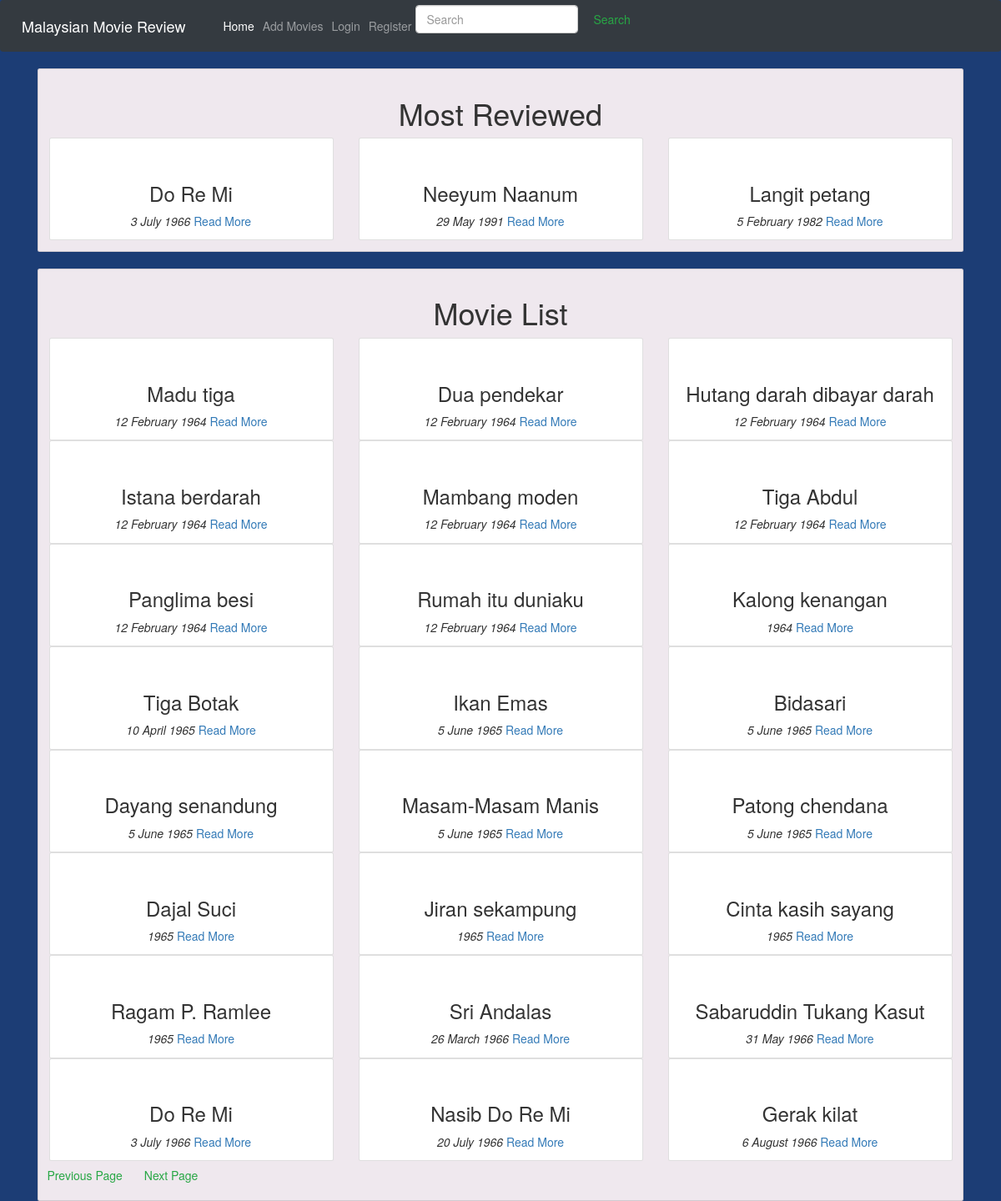
/?page=4, run on the app's committed database.
### main/models.py (models this page shows, shortened)
class Movie(models.Model):
    name = models.CharField(max_length=300)
    director = models.CharField(max_length=300)
    cast = models.CharField(max_length=300)
    description = models.TextField(max_length=5000)
    release_date = models.CharField(max_length=200)
    averageRating = models.FloatField(default=0)
    image = models.URLField(default=None, null=True)

### main/views.py (the view)
# urls.py: path('', views.home, name="home"),
def home(request):
    query = request.GET.get("title")
    allMovies = None
    banner = Movie.objects.all().filter(averageRating=8)[:3]
    if query:
        allMovies = Movie.objects.filter(name__icontains=query)
    else:
        allMovies = Movie.objects.all() # selct * from movie
    p = Paginator(allMovies, 24)
    page_num = request.GET.get('page', 1)
    try:
        page = p.page(page_num)
    except PageNotAnInteger:
        posts = p.page(1)
    except EmptPage:
        page = p.page(p.pnum_pages)
    context = {
        "movies": page,
        "banner": banner,
    }
    return render(request, 'main/index.html', context)

### main/templates/main/index.html (shortened to what this page needs)
{% extends 'main/base.html' %}
{% block content %}
<div class="container">
  <div class="card" id="backdrop">
  <div class="card-body">
    <div class="row justify-content-center">
      <h1>Most Reviewed</h1>
    </div>
    <div class="row">
        {% for movie in banner %}
        <div class="col-md-4">
            <div class="card">
                <div class="card-body">
                    <div class="text-center">
                    <h3 class="text-center">{{ movie.name }}</h3>
                    <i class="text-center">{{ movie.release_date}}</i>
                    <a href="{% url 'main:detail' movie.id %}">Read More</a>
                    </div>
                </div>
            </div>
        </div>
        {% endfor %}
    </div>
  </div>
</div>
</div>
<div class="container">
    <br>
    <div class="card" id="backdrop">
        <div class="card-body">
          <div class="row justify-content-center">
            <h1>Movie List</h1>
          </div>
            <div class="row">
                {% for movie in movies %}
                <div class="col-md-4">
                    <div class="card">
                        <div class="card-body">
                            <div class="text-center">
                            <h3 class="text-center">{{ movie.name }}</h3>
                            <i class="text-center">{{ movie.release_date}}</i>
                            <a href="{% url 'main:detail' movie.id %}">Read More</a>
                            </div>
                        </div>
                    </div>
                </div>
                {% endfor %}
                {% if movies.has_previous %}
                <a class="btn btn-outline-success my-2 my-sm-0" href="{% url 'main:home' %}?page={{movies.previous_page_number}}">Previous Page</a>
                {% endif %}
                {% if movies.has_next %}
                <a class="btn btn-outline-success my-2 my-sm-0" href="{% url 'main:home' %}?page={{movies.next_page_number}}">Next Page</a>
                {% endif %}
            </div>
        </div>
    </div>
</div>
{% endblock %}

### main/static/css/main.css (style rules this page uses)
body { background-color: #1c3d75; }
#backdrop { background-color: #efe8ee; }

### data on the page
Movie: name "Do Re Mi", release_date "3 July 1966"
Movie: name "Neeyum Naanum", release_date "29 May 1991"
Movie: name "Langit petang", release_date "5 February 1982"
Movie: name "Madu tiga", release_date "12 February 1964"
Movie: name "Dua pendekar", release_date "12 February 1964"
Movie: name "Hutang darah dibayar darah", release_date "12 February 1964"
Movie: name "Istana berdarah", release_date "12 February 1964"
Movie: name "Mambang moden", release_date "12 February 1964"
Movie: name "Tiga Abdul", release_date "12 February 1964"
Movie: name "Panglima besi", release_date "12 February 1964"
Movie: name "Rumah itu duniaku", release_date "12 February 1964"
Movie: name "Kalong kenangan", release_date "1964"
Movie: name "Tiga Botak", release_date "10 April 1965"
Movie: name "Ikan Emas", release_date "5 June 1965"
Movie: name "Bidasari", release_date "5 June 1965"
Movie: name "Dayang senandung", release_date "5 June 1965"
Movie: name "Masam-Masam Manis", release_date "5 June 1965"
Movie: name "Patong chendana", release_date "5 June 1965"
Movie: name "Dajal Suci", release_date "1965"
Movie: name "Jiran sekampung", release_date "1965"
Movie: name "Cinta kasih sayang", release_date "1965"
Movie: name "Ragam P. Ramlee", release_date "1965"
Movie: name "Sri Andalas", release_date "26 March 1966"
Movie: name "Sabaruddin Tukang Kasut", release_date "31 May 1966"
Movie: name "Nasib Do Re Mi", release_date "20 July 1966"
Movie: name "Gerak kilat", release_date "6 August 1966"
